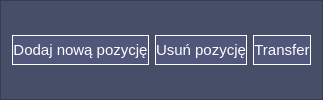
               <widget class="QFrame" name="frame_crypto_buttons">
                <property name="sizePolicy">
                 <sizepolicy hsizetype="Preferred" vsizetype="Maximum">
                  <horstretch>0</horstretch>
                  <verstretch>0</verstretch>
                 </sizepolicy>
                </property>
                <property name="styleSheet">
                 <string notr="true">QFrame {
	background-color: #474E68;
}

QPushButton {
	color: white;
	background-color: #50577A;
	border:  1px solid white;
}

QPushButton:hover {
	
	background-color: #6B728E;
}</string>
                </property>
                <property name="frameShape">
                 <enum>QFrame::StyledPanel</enum>
                </property>
                <property name="frameShadow">
                 <enum>QFrame::Raised</enum>
                </property>
                <layout class="QHBoxLayout" name="horizontalLayout_6">
                 <item>
                  <widget class="QPushButton" name="pushButton_crypto_add">
                   <property name="minimumSize">
                    <size>
                     <width>0</width>
                     <height>30</height>
                    </size>
                   </property>
                   <property name="maximumSize">
                    <size>
                     <width>200</width>
                     <height>16777215</height>
                    </size>
                   </property>
                   <property name="font">
                    <font>
                     <pointsize>11</pointsize>
                    </font>
                   </property>
                   <property name="text">
                    <string>Dodaj nową pozycję</string>
                   </property>
                  </widget>
                 </item>
                 <item>
                  <widget class="QPushButton" name="pushButton_crypto_delete">
                   <property name="minimumSize">
                    <size>
                     <width>0</width>
                     <height>30</height>
                    </size>
                   </property>
                   <property name="maximumSize">
                    <size>
                     <width>200</width>
                     <height>16777215</height>
                    </size>
                   </property>
                   <property name="font">
                    <font>
                     <pointsize>11</pointsize>
                    </font>
                   </property>
                   <property name="text">
                    <string>Usuń pozycję</string>
                   </property>
                  </widget>
                 </item>
                 <item>
                  <widget class="QPushButton" name="pushButton_crypto_transfer">
                   <property name="minimumSize">
                    <size>
                     <width>0</width>
                     <height>30</height>
                    </size>
                   </property>
                   <property name="maximumSize">
                    <size>
                     <width>200</width>
                     <height>16777215</height>
                    </size>
                   </property>
                   <property name="font">
                    <font>
                     <pointsize>11</pointsize>
                    </font>
                   </property>
                   <property name="text">
                    <string>Transfer</string>
                   </property>
                  </widget>
                 </item>
                </layout>
               </widget>
